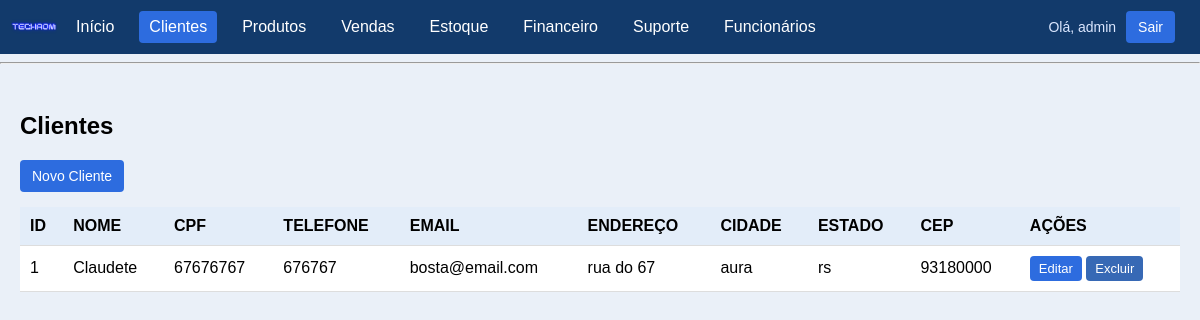
/clients (signed in), run on the app's committed database.
### models.py (models this page shows, shortened)
class User(db.Model):
    id = db.Column(db.Integer, primary_key=True)
    username = db.Column(db.String(100), unique=True, nullable=False)
    password_hash = db.Column(db.String(200), nullable=False)
    failed_attempts = db.Column(db.Integer, default=0)
    locked_until = db.Column(db.DateTime, nullable=True)
    created_at = db.Column(db.DateTime, default=datetime.utcnow)

class Client(db.Model):
    id = db.Column(db.Integer, primary_key=True)
    name = db.Column(db.String(100), nullable=False)
    cpf = db.Column(db.String(11), unique=True, nullable=False)
    phone = db.Column(db.String(12))
    email = db.Column(db.String(200), unique=True, nullable=False)
    address = db.Column(db.String(200))
    city = db.Column(db.String(100))
    state = db.Column(db.String(2))
    cep = db.Column(db.String(8))

### app.py (the view)
@app.route("/clients")
@login_required
def clients():
    clients = Client.query.all()
    return render_template("clients.html", clients=clients)

### app.py (called while the page is built)
def login_required(view):
    @wraps(view)
    def wrapped_view(*args, **kwargs):
        if g.user is None:
            return redirect(url_for("login"))
        return view(*args, **kwargs)
    return wrapped_view

@app.before_request
def load_logged_in_user():
    user_id = session.get("user_id")
    if user_id is None:
        g.user = None
    else:
        g.user = db.session.get(User, user_id)

### templates/clients.html (shortened to what this page needs)
{% extends "base.html" %}
{% block content %}
<h2>Clientes</h2>
<div class="top-bar">
    <a class="btn" href="/clients/new">Novo Cliente</a>
</div>
<table>
    <thead>
        <th>ID</th>
        <th>NOME</th>
        <th>CPF</th>
        <th>TELEFONE</th>
        <th>EMAIL</th>
        <th>ENDEREÇO</th>
        <th>CIDADE</th>
        <th>ESTADO</th>
        <th>CEP</th>
        <th>AÇÕES</th>
    </thead>
    <tbody>
        {% for client in clients %}
        <tr>
            <td>{{ client.id }}</td>
            <td>{{ client.name }}</td>
            <td>{{ client.cpf }}</td>
            <td>{{ client.phone }}</td>
            <td>{{ client.email }}</td>
            <td>{{ client.address }}</td>
            <td>{{ client.city }}</td>
            <td>{{ client.state }}</td>
            <td>{{ client.cep }}</td>
            <td class="actions">
                <a class="btn btn-small" href="/clients/{{ client.id }}/edit">Editar</a>
                <form method="POST" action="/clients/{{ client.id }}/delete" class="inline-form">
                    <button class="btn btn-small btn-danger" type="submit" onclick="return confirm('Excluir este cliente?')">Excluir</button>
                </form>
            </td>
        </tr>
        {% else %}
        <tr>
            <td colspan="10" class="empty">Nenhum cliente cadastrado ainda.</td>
        </tr>
        {% endfor %}
    </tbody>
</table>
{% endblock %}

### templates/base.html (shortened to what this page needs)
<!DOCTYPE html>
<html lang="pt-BR">
<head>
    <link rel="stylesheet" href="{{ url_for('static', filename='css/style.css')}}">
</head>
<body>
    {% if g.user %}
    <nav>
        <a href="/" class="brand">
            <img src="{{ url_for('static', filename='img/logo.png') }}" alt="Logo" class="brand-logo">
        </a>
        <a href="/" class="{{ 'active' if request.path == '/' }}">Início</a>
        <a href="/clients" class="{{ 'active' if request.path.startswith('/clients') }}">Clientes</a>
        <a href="/products" class="{{ 'active' if request.path.startswith('/products') }}">Produtos</a>
        <a href="/sales" class="{{ 'active' if request.path.startswith('/sales') }}">Vendas</a>
        <a href="/stock" class="{{ 'active' if request.path.startswith('/stock') }}">Estoque</a>
        <a href="/finance" class="{{ 'active' if request.path.startswith('/finance') }}">Financeiro</a>
        <a href="/support" class="{{ 'active' if request.path.startswith('/support') }}">Suporte</a>
        <a href="/employees" class="{{ 'active' if request.path.startswith('/employees') }}">Funcionários</a>
        <span class="nav-user">Olá, {{ g.user.username }}</span>
        <a class="btn btn-logout" href="/logout">Sair</a>
    </nav>
    <hr>
    {% endif %}
    <div class="container">
        {% block content %}{% endblock %}
    </div>
</body>
</html>

### static/css/style.css (style rules this page uses)
body { font-family: Arial, sans-serif; margin: 0; background: #eaf0f8; }
nav { background: #123a6b; padding: 10px; display: flex; align-items: center; }
nav a { color: white; margin-right: 15px; text-decoration: none; padding: 7px 10px; border-radius: 4px; }
nav a.active { background: #2d6cdf; }
.brand { margin-right: 8px; padding: 0; line-height: 0; }
.brand-logo { height: 34px; width: auto; border-radius: 4px; }
.nav-user { color: #dbe7ff; margin-left: auto; margin-right: 10px; font-size: 14px; }
.btn-logout { background: #2d6cdf; padding: 6px 12px; }
.container { padding: 20px; max-width: 1200px; margin: 0 auto; }
table { width: 100%; border-collapse: collapse; background: white; }
th, td { padding: 10px; border-bottom: 1px solid #ddd; }
th { background: #e3edf9; text-align: left; }
.btn { padding: 8px 12px; background: #2d6cdf; color: white; text-decoration: none; border-radius: 4px; border: none; cursor: pointer; font-size: 14px; display: inline-block; }
.btn-small { padding: 5px 9px; font-size: 13px; }
.btn-danger { background: #3769b5; }
.top-bar { margin-bottom: 15px; }
.actions { white-space: nowrap; }
.inline-form { display: inline; }

### data on the page
User: user.username "admin"
Client: id "1", name "Claudete", cpf "67676767", phone "676767", email "bosta@email.com", address "rua do 67", city "aura", state "rs", cep "93180000"
